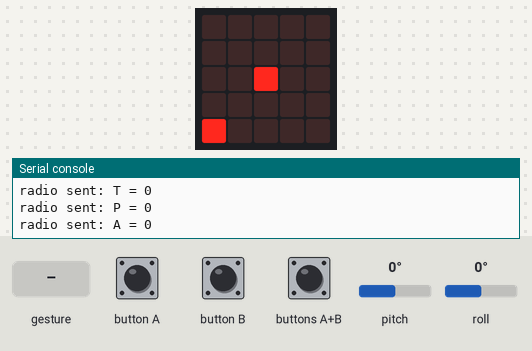
The program below on a simulated BBC micro:bit (MakeCode). Parts: the board's 5×5 LED display, the last lines printed to the serial console. Inputs (shaded band) come from the test bench; at power-on: pitch 0°, roll 0°. No radio messages arrive unless stated (any console line starting 'radio sent:' is added by the test bench); a tilt is held for 1.5 s and a shake lasts 1 s, then the board lies face up again.

Above: at 1.9 s.
2.0 s: gesture 'shake'
At 2.17 s:
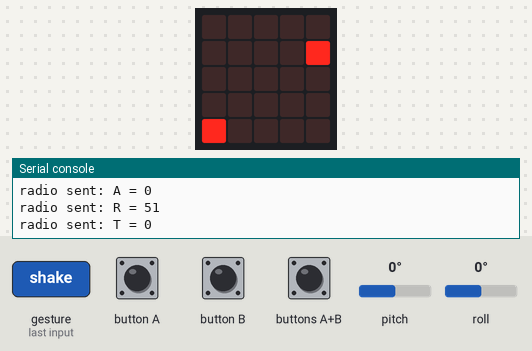
4.7 s: pitch set to 64°
At 5.7 s:
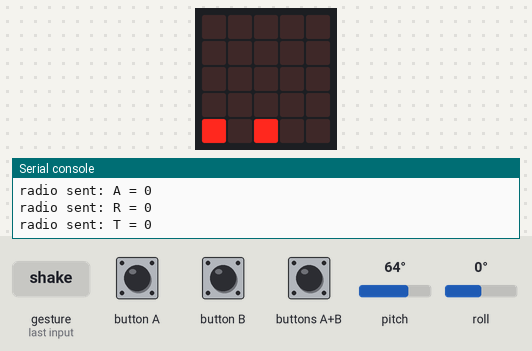
6.2 s: button B pressed for 0.15 s
At 7.4 s:
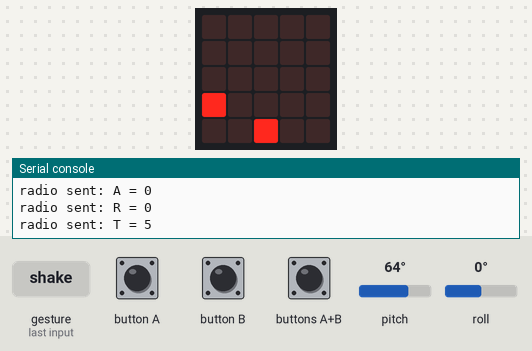
7.8 s: buttons A+B pressed for 0.15 s
At 8.6 s:
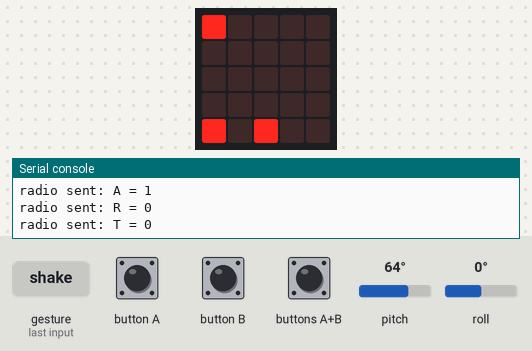
9.4 s: roll set to -172°
At 10.6 s:
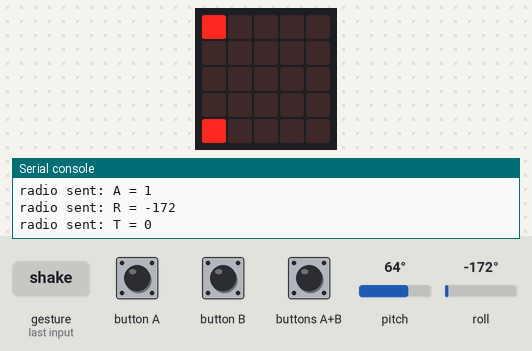
10.9 s: button B pressed for 0.15 s
At 12.4 s:
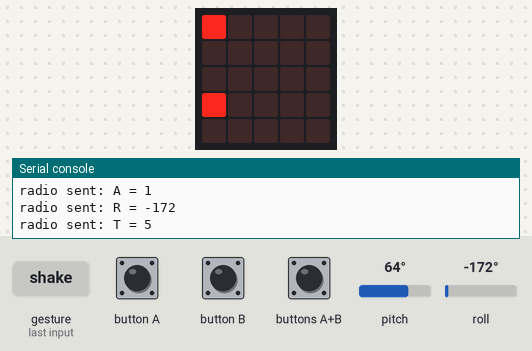
Timing chart, 0 to 13.5 s (numbered marks = the images above; inputs shaded):
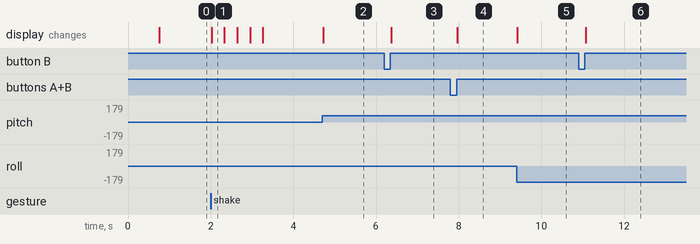

Measured:
- after the input at 2.0 s, the display: changes at once (image 1)
- after the input at 4.7 s, the display: changes at once (image 2)
- after the input at 6.2 s, the display: changes after 0.17 s (image 3)
- after the input at 7.8 s, the display: changes after 0.17 s (image 4)
- after the input at 9.4 s, the display: changes at once (image 5)
- after the input at 10.9 s, the display: changes after 0.17 s (image 6)

The program:

main.ts
```typescript
input.onButtonPressed(Button.A, function on_button_pressed_a() {

    if (Throttle < 60) {
        Throttle += -5
    } else {
        Throttle += -1
    }

})
input.onGesture(Gesture.ScreenDown, function on_gesture_screen_down() {

    Throttle = 0
    Arm = 0
})
input.onGesture(Gesture.Shake, function on_gesture_shake() {

    Throttle = 0
    Arm = 0
})
input.onButtonPressed(Button.AB, function on_button_pressed_ab() {

    if (Arm == 0) {
        Arm = 1
    } else {
        Arm = 0
    }

    Throttle = 0
})
input.onButtonPressed(Button.B, function on_button_pressed_b() {

    if (Throttle < 60) {
        Throttle += 5
    } else {
        Throttle += 1
    }

})
let Roll = 0
let Pitch = 0
let Arm = 0
let Throttle = 0
let radioGroup = 7
radio.setGroup(radioGroup)
basic.showNumber(radioGroup)
basic.forever(function on_forever() {

    Pitch = input.rotation(Rotation.Pitch)
    Roll = input.rotation(Rotation.Roll)
    basic.clearScreen()
    if (Arm == 1) {
        led.plot(0, 0)
    }

    led.plot(0, Math.map(Throttle, 0, 100, 4, 0))
    led.plot(Math.map(Roll, -45, 45, 0, 4), Math.map(Pitch, -45, 45, 0, 4))
    radio.sendValue("P", Pitch)
    radio.sendValue("A", Arm)
    radio.sendValue("R", Roll)
    radio.sendValue("T", Throttle)
})
```

test.ts
```typescript
// testene settes inn her; disse vil ikke kompilert så lenge denne pakken blir brukt som en utvidelse.
```
